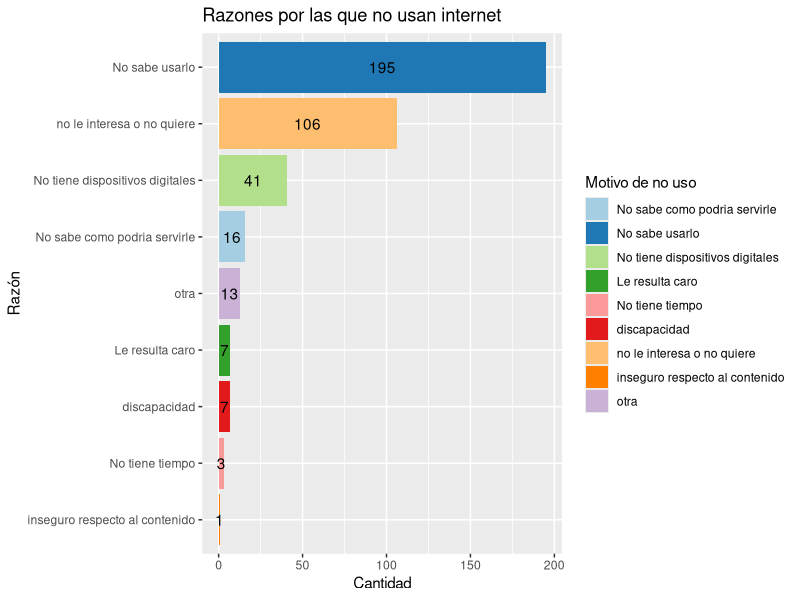
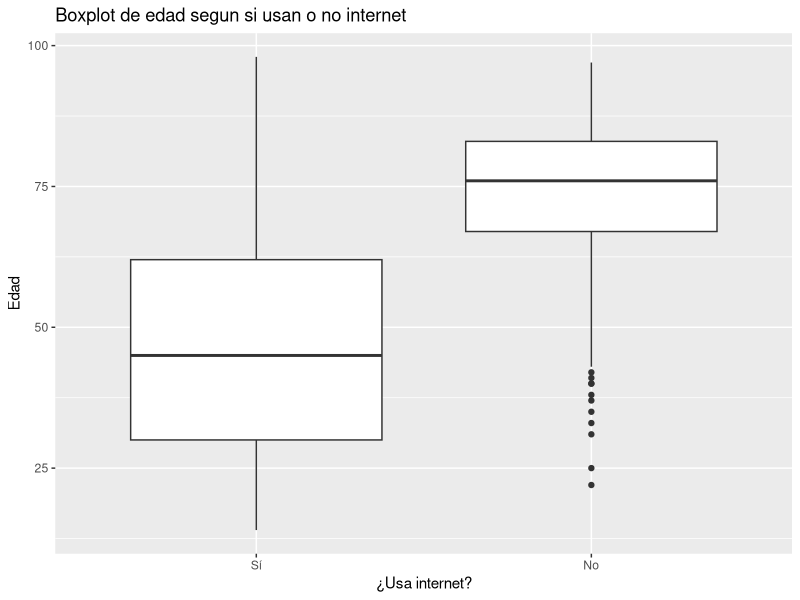
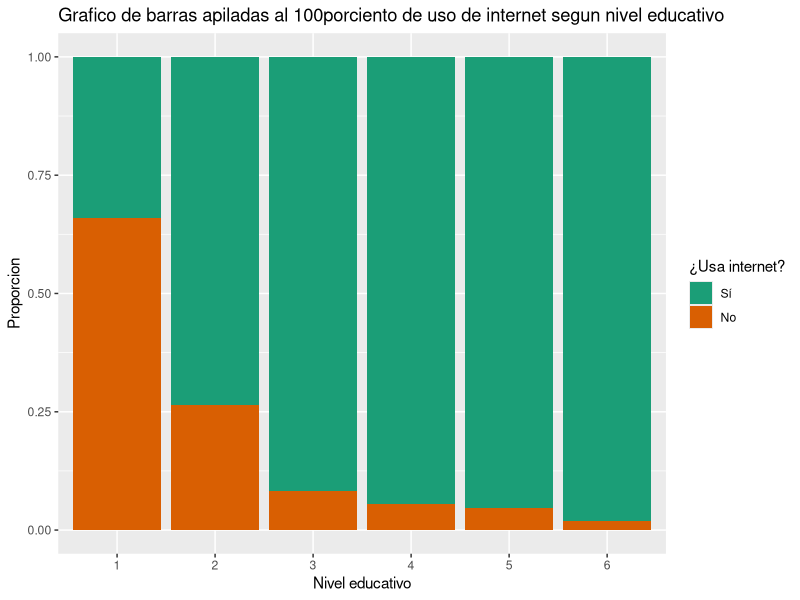
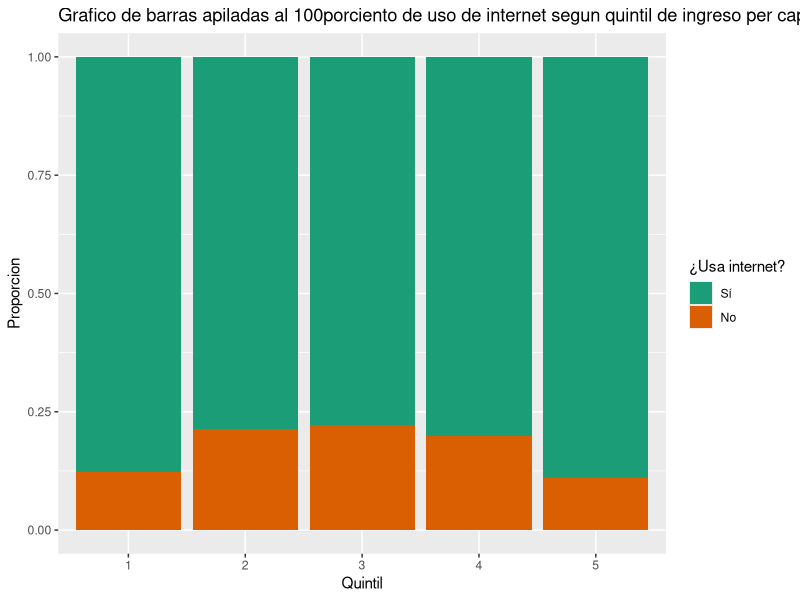
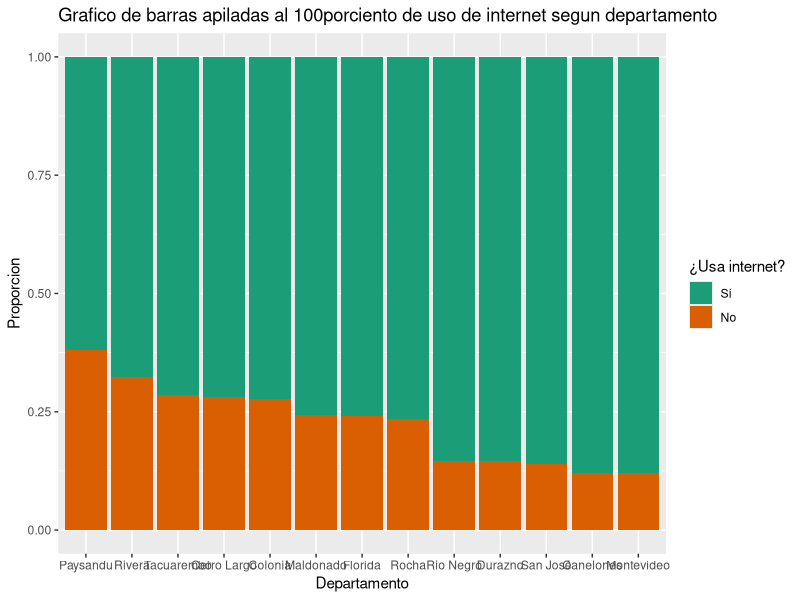
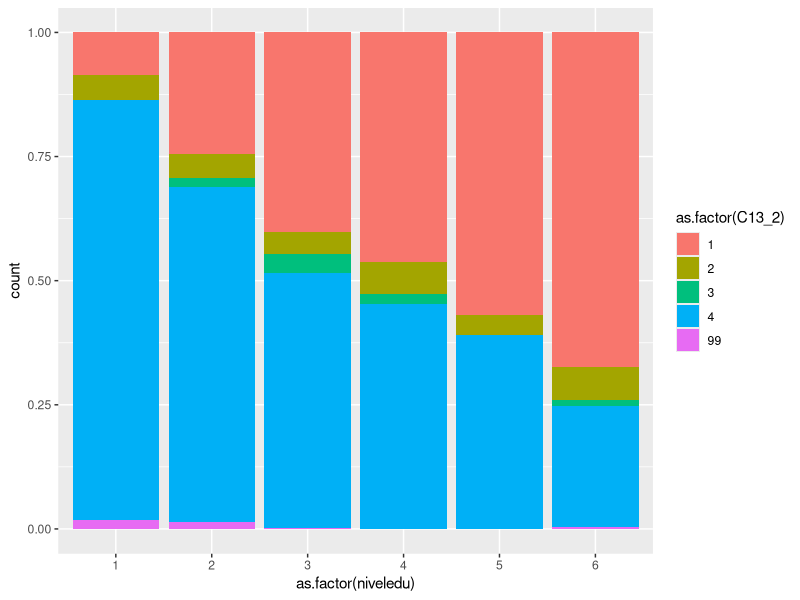
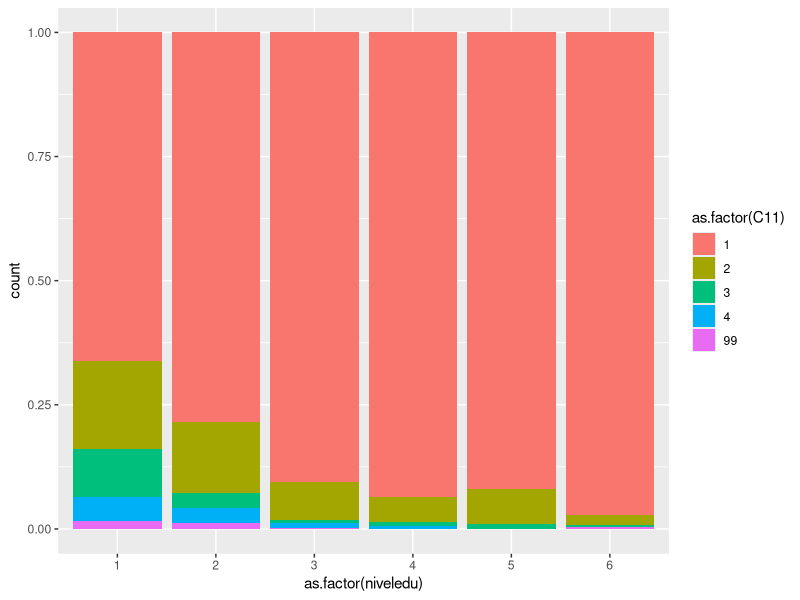
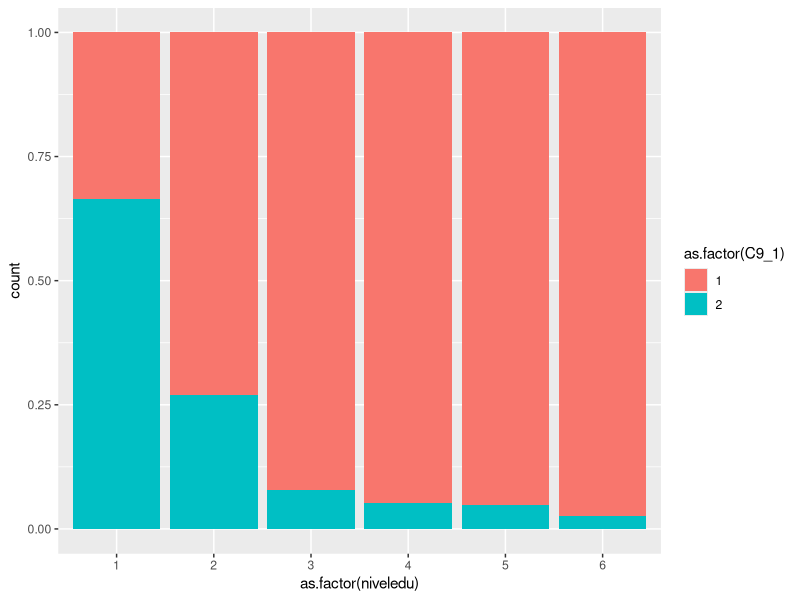

These figures' R source, in order:
library(haven)
datos<-read_sav("Pruebasproyecto/datos.sav")
library(tidyverse)
library(ggplot2)
library(forcats)
datos2<-datos %>% filter(C24>=1)
datos3<-datos %>% filter(C24>=10)
nousa<-datos %>% filter(C9==2 & C24!=99)
datos11<-datos %>% filter(C24==11)
ggplot(nousa,aes(x=fct_rev(fct_infreq(as.factor(C24))),fill=as.factor(C24)))+geom_bar(stat = "count")+scale_x_discrete(labels=c(
  "1"="No sabe como podria servirle",
  "2"="No sabe usarlo",
  "3"="No tiene dispositivos digitales",
  "4"="Le resulta caro",
  "5"="No tiene tiempo",
  "6"="discapacidad",
  "7"="no le interesa o no quiere",
  "8"="falta de conocimiento de idioma extranjero",
  "9"="inseguro respecto al contenido",
  "10"="le preocupa privacidad",
  "11"="otra"))+coord_flip()+labs(fill="Motivo de no uso",x="Razón",y="Cantidad",title = "Razones por las que no usan internet")+scale_fill_brewer(palette="Paired",labels=c(
    "1"="No sabe como podria servirle",
    "2"="No sabe usarlo",
    "3"="No tiene dispositivos digitales",
    "4"="Le resulta caro",
    "5"="No tiene tiempo",
    "6"="discapacidad",
    "7"="no le interesa o no quiere",
    "8"="falta de conocimiento de idioma extranjero",
    "9"="inseguro respecto al contenido",
    "10"="le preocupa privacidad",
    "11"="otra"))+ 
  stat_count(geom = "text",
             aes(label = ..count..),position=position_stack(vjust=0.5))

ggplot(datos, aes(x = C8, y = as.factor(C9))) + geom_boxplot() + coord_flip() +
  scale_y_discrete(labels = c("1" = "Sí", "2" = "No")) +
  labs(x = "Edad", y = "¿Usa internet?",
       title = "Boxplot de edad segun si usan o no internet")


ggplot(datos, aes(fill = as.factor(C9), x = as.factor(niveledu))) + geom_bar(position = "fill") +
  labs(y = "Proporcion", x = "Nivel educativo", fill="¿Usa internet?",
       title = "Grafico de barras apiladas al 100porciento de uso de internet segun nivel educativo") +
  scale_fill_brewer(palette="Dark2",labels=c("1"="Sí","2"="No"))

ggplot(datos, aes(fill = as.factor(C9), x = as.factor(Quintil))) + geom_bar(position = "fill") +
  labs(y = "Proporcion", x = "Quintil", fill="¿Usa internet?",
       title = "Grafico de barras apiladas al 100porciento de uso de internet segun quintil de ingreso per capita") +
  scale_fill_brewer(palette="Dark2",labels=c("1"="Sí","2"="No"))

ggplot(datos, aes(fill = as.factor(C9), x = fct_reorder(as.factor(DOMDEPARTAMENTO),-as.numeric(C9),mean))) + geom_bar(position = "fill") +
  labs(y = "Proporcion", x = "Departamento", fill="¿Usa internet?",
       title = "Grafico de barras apiladas al 100porciento de uso de internet segun departamento") +
  scale_fill_brewer(palette="Dark2",labels=c("1"="Sí","2"="No")) + scale_x_discrete(labels=c("1"="Montevideo",
                                                                                             "3"="Canelones",
                                                                                             "4"="Cerro Largo",
                                                                                             "5"="Colonia",
                                                                                             "8"="Florida",
                                                                                             "10"="Maldonado",
                                                                                             "6"="Durazno",
                                                                                             "11"="Paysandu",
                                                                                             "12"="Rio Negro",
                                                                                             "13"="Rivera",
                                                                                             "14"="Rocha",
                                                                                             "16"="San José",
                                                                                             "18"="Tacuarembó"))

#Frecuencia de uso de internet en el trabajo por nivel educativo
datos%>%filter(!is.na(C13_2))%>%
  ggplot(aes(x=as.factor(niveledu),fill=as.factor(C13_2)))+geom_bar(position = "fill")



#Uso de internet por nivel educativo
datos$C11
datos%>%filter(!is.na(C11))%>%
  ggplot(aes(x=as.factor(niveledu),fill=as.factor(C11)))+geom_bar(position = "fill")

#Uso de redes sociales por nivel educativo
datos$C9_1
datos%>%filter(!is.na(C9_1))%>%
  ggplot(aes(x=as.factor(niveledu),fill=as.factor(C9_1)))+geom_bar(position = "fill")

